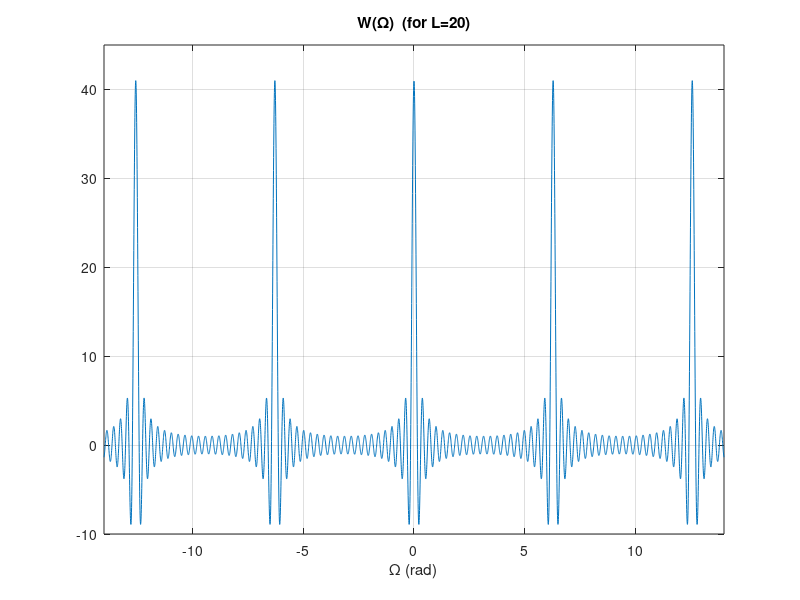

The MATLAB source for this figure:
% Script : exdt_3_15b.m
L = 20;
Omg = [-14:0.005:14];   % Vector of angular frequencies
% Compute the transform
XOmg = sin(0.5*Omg*(2*L+1))./sin(0.5*Omg);
% Graph the transform
plot(Omg,XOmg); grid;
axis([-14,14,-10,45]);
xlabel('\Omega (rad)'); 
title('W(\Omega)  (for L=20)');